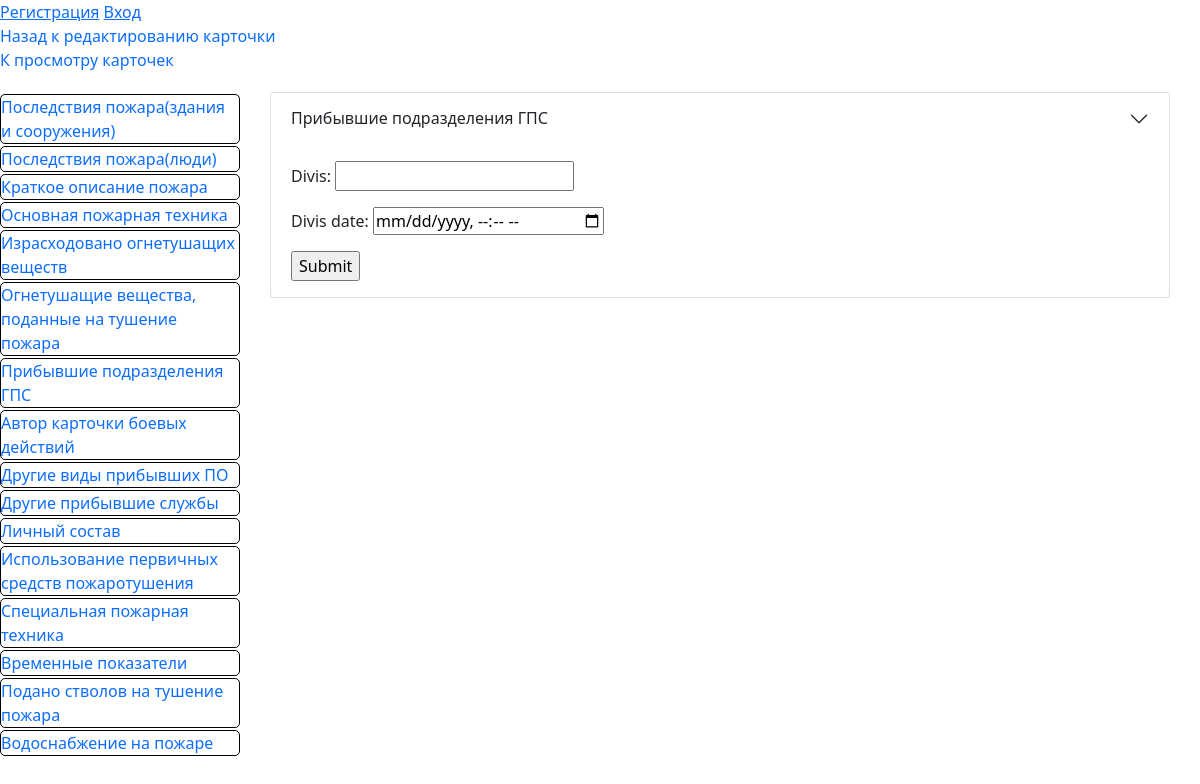
Page /card/1/fire-services on the earlier database version.
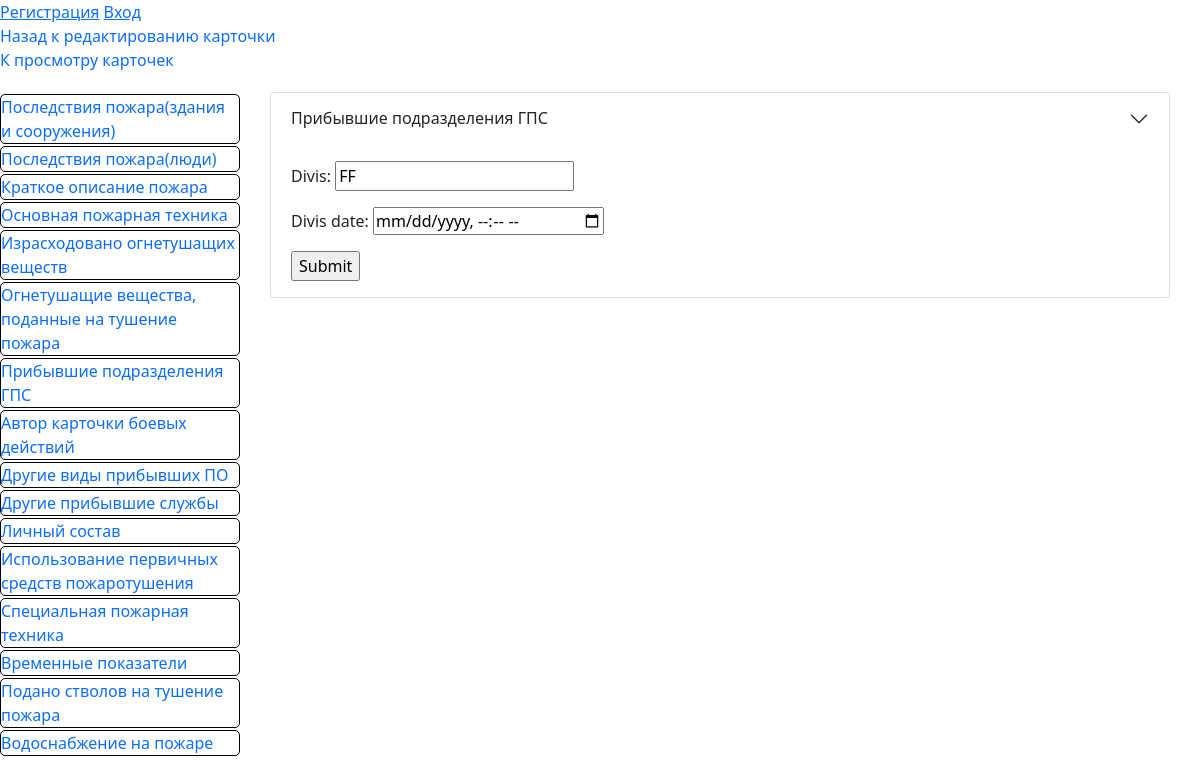
Same page on the later database version.
### fire/models.py (models this page shows)
class FireServices(models.Model):
    card_id = models.OneToOneField(
        GeneralData, on_delete=models.CASCADE, primary_key=True
    )
    divis = models.CharField(max_length=300, null=False, blank=False)
    divis_date = models.DateTimeField(null=True, blank=True)

### fire/views.py (the view)
# urls.py: path('card/<int:card_id>/fire-services', views.fire_services, name="fire-services"),
def fire_services(request, card_id):
    gd = get_object_or_404(GeneralData, card_id=card_id)
    fireservices = getattr(gd, "fireservices", None)
    if request.method == "POST":
        form = FireServicesForm(
            data=request.POST, initial={"card_id": gd}, instance=fireservices
        )
        if form.is_valid():
            new_fireservices = form.save(commit=False)
            if fireservices is None:
                new_fireservices.card_id = gd
            new_fireservices.save()
            return HttpResponseRedirect(resolve_url("fire-services", card_id=card_id))
        else:
            return render(
                request,
                "fire_services.html",
                context={"form": form, "card_id": card_id},
            )
    else:
        form = FireServicesForm(instance=fireservices)
    return render(
        request, "fire_services.html", context={"form": form, "card_id": card_id}
    )

### fire/forms.py
class FireServicesForm(ModelForm):
    class Meta:
        model = FireServices
        exclude = [
            "card_id",
        ]
        widgets = {"divis_date": DateTimeInput(attrs={"type": "datetime-local"})}

### fire/templates/fire_services.html (shortened to what this page needs)
{% extends 'base_card.html' %}
{% block card_info %}
<div class="accordion-item">
    <h2 class="accordion-header" id="panelsStayOpen-headingFive">
      <button
        class="accordion-button collapsed"
        type="button"
      >
        Прибывшие подразделения ГПС
      </button>
    </h2>
    <div
      id="panelsStayOpen-collapseFive"
    >
      <div class="accordion-body">
        <form
          action={% url 'fire-services' card_id %} method="POST">
          {{ form.as_p }}
          <input type="submit" value="Submit">
        </form>
      </div>
    </div>
  </div>
  {% endblock card_info %}

Differences in the rows shown:
added FireServices: divis "FF"
